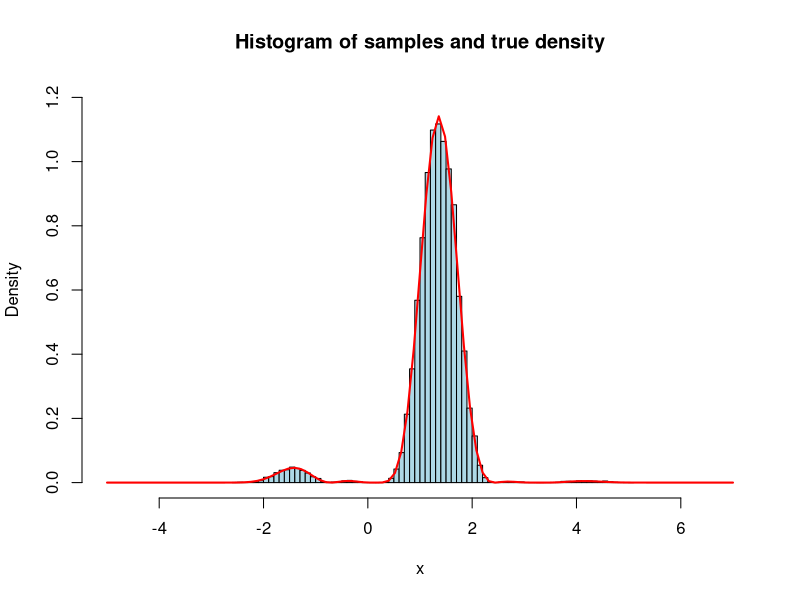
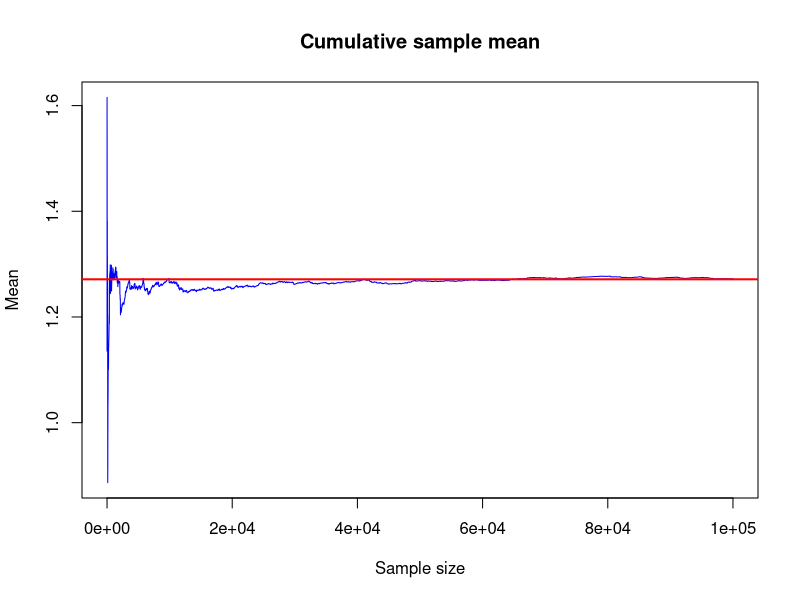
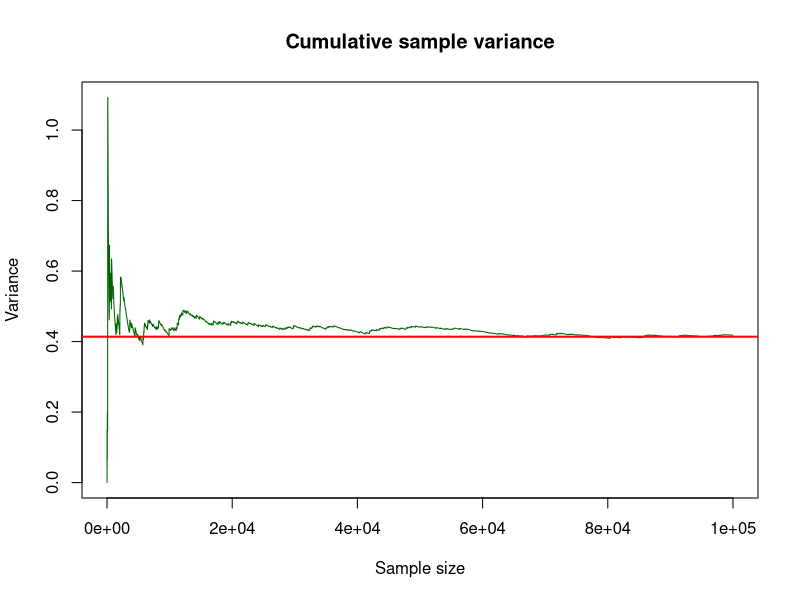

Write R code to recreate these figures, in order.
# Exercise 2
# Metropolis with uniform proposal U(-a, a), a = 3.1

pi_tilde <- function(x) {
  sin(x + 3)^4 * cos(x - 4)^2 * exp(-(x - 1)^2 / 2)
}

set.seed(2025)

N <- 100000
burnin <- 10000
a <- 3.1
total_steps <- N + burnin
x <- numeric(total_steps)
x[1] <- 2.5   # initial state

# Metropolis algorithm
for (m in 2:total_steps) {
  y <- x[m-1] + runif(1, -a, a)
  ratio <- pi_tilde(y) / pi_tilde(x[m-1])
  alpha <- min(1, ratio)
  if (runif(1) <= alpha) {
    x[m] <- y
  } else {
    x[m] <- x[m-1]
  }
}

# Discard burn-in
x_sample <- x[(burnin+1):total_steps]

# Normalize the density numerically
Z <- integrate(pi_tilde, -Inf, Inf)$value
pi_norm <- function(x) pi_tilde(x) / Z

# Histogram with true density
hist(x_sample, breaks = 80, freq = FALSE,
     main = "Histogram of samples and true density",
     xlab = "x", col = "lightblue", xlim = c(-5, 7), ylim = c(0, 1.2))
curve(pi_norm, from = -5, to = 7, add = TRUE, col = "red", lwd = 2)

# True mean and variance
true_mean <- integrate(function(x) x * pi_norm(x), -Inf, Inf)$value
true_var <- integrate(function(x) (x - true_mean)^2 * pi_norm(x), -Inf, Inf)$value

# Cumulative sample mean
sample_mean <- cumsum(x_sample) / (1:N)

# Cumulative sample variance
sample_var <- numeric(N)
for (i in 2:N) {
  sample_var[i] <- var(x_sample[1:i])
}
sample_var[1] <- 0

# Plot cumulative mean
plot(1:N, sample_mean, type = "l", col = "blue",
     main = "Cumulative sample mean",
     xlab = "Sample size", ylab = "Mean")
abline(h = true_mean, col = "red", lwd = 2)

# Plot cumulative variance
plot(1:N, sample_var, type = "l", col = "darkgreen",
     main = "Cumulative sample variance",
     xlab = "Sample size", ylab = "Variance")
abline(h = true_var, col = "red", lwd = 2)
